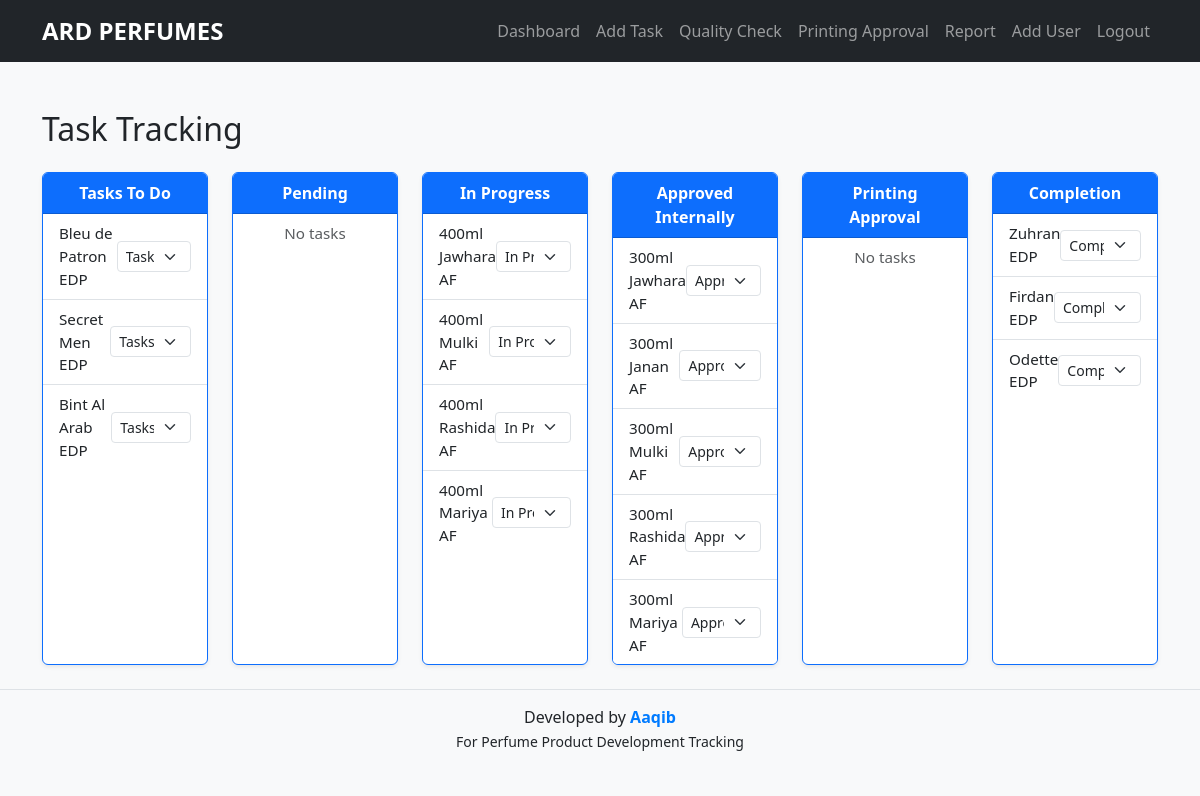
Screenshot of /tasks.php (signed in) with the database file from the repository.
### tables this page shows
CREATE TABLE `perfume_products` (
  `id` int(11) NOT NULL,
  `product_name` varchar(255) DEFAULT NULL,
  `brand_name` varchar(255) DEFAULT NULL,
  `batch_no` varchar(100) DEFAULT NULL,
  `budget` varchar(100) DEFAULT NULL,
  `fragrance_type` text,
  `target_audience` text,
  `design_style` text,
  `box_packaging_type` text,
  `bottle_coating` text,
  `box_finishing` text,
  `created_by` int(11) DEFAULT NULL,
  `created_at` timestamp NOT NULL DEFAULT CURRENT_TIMESTAMP,
  `status` varchar(50) DEFAULT 'Tasks To Do',
  `color` text,
  `size` text
);

### tasks.php (the view, shortened to what this page needs)
<?php
require_once 'includes/db.php';
$statuses = ['Tasks To Do', 'Pending', 'In Progress', 'Approved Internally', 'Printing Approval', 'Completion'];
$status_groups = [];
foreach ($statuses as $status) {
    $stmt = $pdo->prepare("SELECT * FROM perfume_products WHERE status = ?");
    $stmt->execute([$status]);
    $status_groups[$status] = $stmt->fetchAll(PDO::FETCH_ASSOC);
}
require_once 'includes/header.php';
?>
<div class="container my-4">
    <h2 class="mb-4">Task Tracking</h2>
    <div class="row row-cols-1 row-cols-md-3 row-cols-lg-6 g-4">
        <?php foreach ($status_groups as $status => $tasks): ?>
            <div class="col">
                <div class="card h-100 shadow-sm border-primary">
                    <div class="card-header bg-primary text-white text-center fw-bold">
                        <?= htmlspecialchars($status) ?>
                    </div>
                    <ul class="list-group list-group-flush">
                        <?php if (count($tasks) > 0): ?>
                            <?php foreach ($tasks as $task): ?>
                                <li class="list-group-item d-flex justify-content-between align-items-center">
                                    <span><?= htmlspecialchars($task['product_name']) ?></span>
                                    <form method="POST" class="mb-0 d-flex align-items-center">
                                        <select name="status" class="form-select form-select-sm" onchange="this.form.submit()">
                                            <?php foreach ($statuses as $s): ?>
                                                <option value="<?= $s ?>" <?= ($task['status'] === $s) ? 'selected' : '' ?>>
                                                    <?= $s ?>
                                                </option>
                                            <?php endforeach; ?>
                                        </select>
                                    </form>
                                </li>
                            <?php endforeach; ?>
                        <?php else: ?>
                            <li class="list-group-item text-muted text-center">No tasks</li>
                        <?php endif; ?>
                    </ul>
                </div>
            </div>
        <?php endforeach; ?>
    </div>
</div>
<?php require_once 'includes/footer.php'; ?>

### includes/header.php (style rules this page uses)
body { background-color: #f8f9fa; }
.list-group-item { font-size: 0.95rem; }

### includes/footer.php (style rules this page uses)
html, body { height: 100%; margin: 0; }
body { display: flex; flex-direction: column; min-height: 100vh; }

### rows the page displays
perfume_products: product_name "Bleu de Patron EDP", status "Tasks To Do"
perfume_products: product_name "Secret Men EDP", status "Tasks To Do"
perfume_products: product_name "Bint Al Arab EDP", status "Tasks To Do"
perfume_products: product_name "400ml Jawhara AF", status "In Progress"
perfume_products: product_name "400ml Mulki AF", status "In Progress"
perfume_products: product_name "400ml Rashida AF", status "In Progress"
perfume_products: product_name "400ml Mariya AF", status "In Progress"
perfume_products: product_name "300ml Jawhara AF", status "Approved Internally"
perfume_products: product_name "300ml Janan AF", status "Approved Internally"
perfume_products: product_name "300ml Mulki AF", status "Approved Internally"
perfume_products: product_name "300ml Rashida AF", status "Approved Internally"
perfume_products: product_name "300ml Mariya AF", status "Approved Internally"
perfume_products: product_name "Zuhran EDP", status "Completion"
perfume_products: product_name "Firdan EDP", status "Completion"
perfume_products: product_name "Odette EDP", status "Completion"

### other values shown
$status "Tasks To Do"
$status "Pending"
$status "In Progress"
$status "Approved Internally"
$status "Printing Approval"
$status "Completion"
